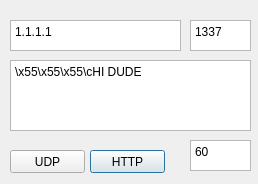
<?xml version="1.0" encoding="UTF-8"?>
<ui version="4.0">
 <class>Dos</class>
 <widget class="QDialog" name="Dos">
  <property name="geometry">
   <rect>
    <x>0</x>
    <y>0</y>
    <width>258</width>
    <height>184</height>
   </rect>
  </property>
  <property name="windowTitle">
   <string>Dialog</string>
  </property>
  <widget class="QPushButton" name="pushButton">
   <property name="geometry">
    <rect>
     <x>90</x>
     <y>150</y>
     <width>75</width>
     <height>23</height>
    </rect>
   </property>
   <property name="text">
    <string>HTTP</string>
   </property>
  </widget>
  <widget class="QPushButton" name="pushButton_2">
   <property name="geometry">
    <rect>
     <x>10</x>
     <y>150</y>
     <width>75</width>
     <height>23</height>
    </rect>
   </property>
   <property name="text">
    <string>UDP</string>
   </property>
  </widget>
  <widget class="QPlainTextEdit" name="plainTextEdit">
   <property name="geometry">
    <rect>
     <x>10</x>
     <y>20</y>
     <width>171</width>
     <height>31</height>
    </rect>
   </property>
   <property name="plainText">
    <string>1.1.1.1</string>
   </property>
  </widget>
  <widget class="QPlainTextEdit" name="plainTextEdit_2">
   <property name="geometry">
    <rect>
     <x>190</x>
     <y>20</y>
     <width>61</width>
     <height>31</height>
    </rect>
   </property>
   <property name="plainText">
    <string>1337</string>
   </property>
  </widget>
  <widget class="QPlainTextEdit" name="plainTextEdit_3">
   <property name="geometry">
    <rect>
     <x>10</x>
     <y>60</y>
     <width>241</width>
     <height>71</height>
    </rect>
   </property>
   <property name="plainText">
    <string>\x55\x55\x55\cHI DUDE</string>
   </property>
  </widget>
  <widget class="QPlainTextEdit" name="plainTextEdit_4">
   <property name="geometry">
    <rect>
     <x>190</x>
     <y>140</y>
     <width>61</width>
     <height>31</height>
    </rect>
   </property>
   <property name="plainText">
    <string>60</string>
   </property>
  </widget>
 </widget>
 <resources/>
 <connections/>
</ui>
